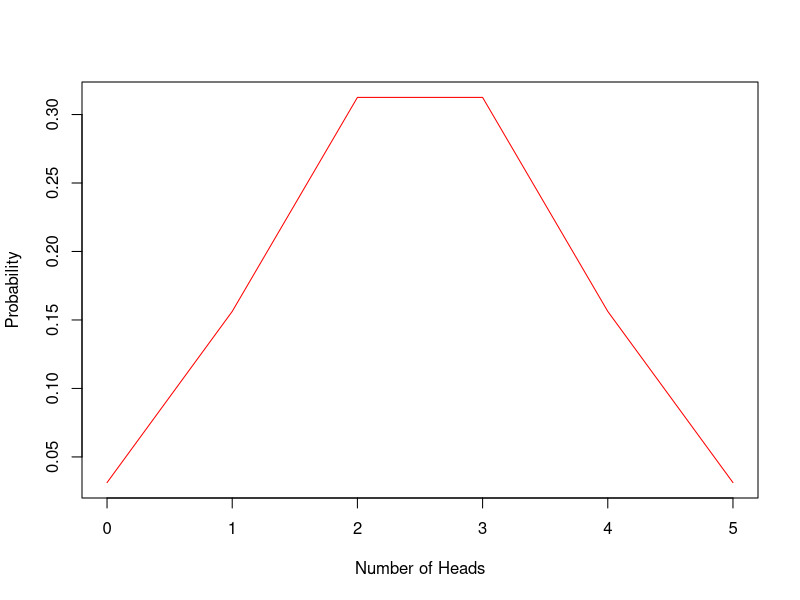

Here is the R script that generated this plot:
#Q.1 Find the probability in tossing a fair coin 5 times
n = 5
p = 1/2
q = 1 - p

#a. 3 heads
P1 = dbinom(3, n, p)
print(P1)

#b. 3 tails and 2 heads
P2 = dbinom(3, n, q)
print(P2)

#c. at least 1 head
P3 = 1 - dbinom(0, n, p)
print(P3)

#d. not more than 1 tail
P4 = dbinom(0, n, q) + dbinom(1, n, q)
print(P4)

#Find mean, variance and plot the distribution
Ex = n * p
print(Ex)
Varx = n * p * q
print(Varx)

x = 0:n
Px = dbinom(x, n, p)
plot(x, Px, type = "l", col = "red", xlab = "Number of Heads", ylab = "Probability")

#Q.2 An insurance company found that only 0.01% of the population is involved in a certain type of accident each year. If a thousand policy holders were randomly selected, what is the probability that not more than 2 of its clients are involved in such an accident next year?
n = 1000
p = 0.0001
lambda = n * p

# not more than 2 accidents
P1 = ppois(2, lambda)
print(P1)

# exactly 2 accidents
P2 = dpois(2, lambda)
print(P2)

# mean and variance
Ex = lambda
print(Ex)
Varx = lambda
print(Varx)